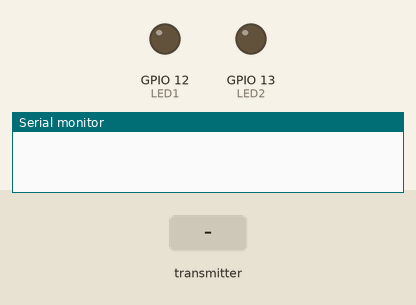
Recording of a sketch running on a simulated ESP32. Shown: output pins drawn as LEDs (lit = HIGH), the last lines printed to the serial monitor. Inputs (shaded band) come from the test bench. No radio packets arrive unless stated.

Above: at 0.05 s.
At 1.2 s:
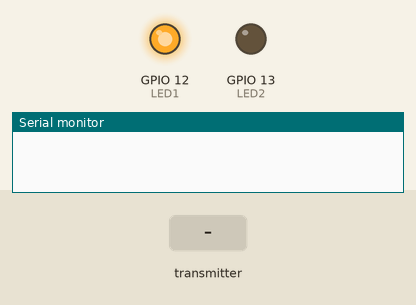
1.3 s: the transmitter starts sending potValue = 0
At 2.0 s:
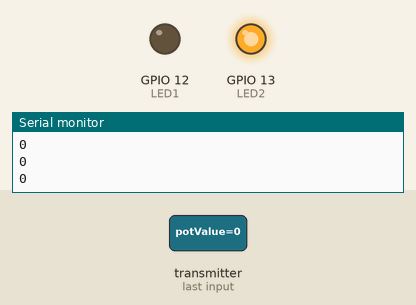
Timing chart, 0 to 4.3 s (numbered marks = the images above; inputs shaded):
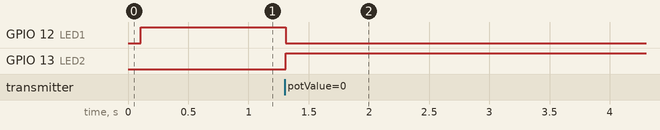

The sketch:

Esclavo.ino
```cpp
#include <RF24.h>

#define CE_PIN 5
#define CSN_PIN 17

RF24 radio(CE_PIN, CSN_PIN);

const uint64_t canal = 0xE8E8F0F0E1LL;
int potValue = 0;
int LED1 = 12;
int LED2 = 13;

void setup() {
  Serial.begin(115200);
  radio.begin();
  radio.setChannel(115);
  radio.setPALevel(RF24_PA_MAX);
  radio.setDataRate(RF24_2MBPS);
  radio.openReadingPipe(1, canal);
  radio.startListening();
  pinMode(LED1, OUTPUT);
  pinMode(LED2, OUTPUT);
}

void loop() {
  if (radio.available() > 0) {
    digitalWrite(LED2, HIGH);
    digitalWrite(LED1, LOW);
    radio.read(&potValue, sizeof(potValue));
    Serial.println(potValue);
  }


  delay(100);

  if (radio.available() == 0) {
    digitalWrite(LED2, LOW);
    digitalWrite(LED1, HIGH);
    }
}
```

Measured:
- after the input at 1.3 s, GPIO 12 (LED1): HIGH → LOW at once; GPIO 13 (LED2): LOW → HIGH at once
